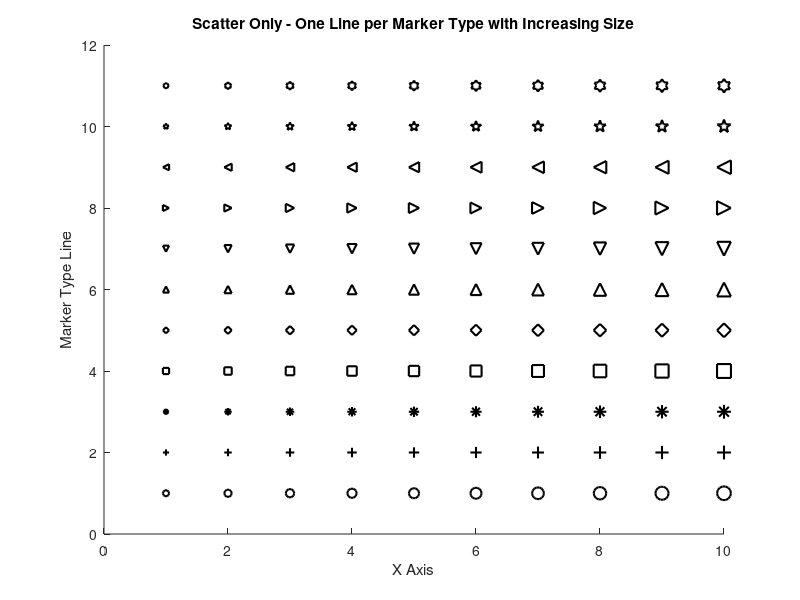

MATLAB code for this plot:
%=============================================================================
% Copyright (c) 2016-present Allan CORNET (Nelson)
%=============================================================================
% This file is part of Nelson.
%=============================================================================
% LICENCE_BLOCK_BEGIN
% SPDX-License-Identifier: LGPL-3.0-or-later
% LICENCE_BLOCK_END
%=============================================================================
% <--ADV-CLI MODE-->
%=============================================================================
f = figure();
% Create figure
hold on;
% Settings
nPoints = 10; % Number of points per marker type
markers = {'o', '+', '*', 's', 'd', '^', 'v', '>', '<', 'p', 'h'};
sizesMin = 20; % Minimum size
sizesMax = 100; % Maximum size
% X positions
x = linspace(1, 10, nPoints);
% Fixed color
fixedColor = [0 0 0]; % black
% Plot each marker type
for m = 1:numel(markers)
    y = m * ones(size(x)); % Constant Y for each marker type
    sizes = linspace(sizesMin, sizesMax, nPoints); % Increasing sizes
    % Scatter points
    scatter(x, y, sizes, ...
        'Marker', markers{m}, ...
        'MarkerEdgeColor', fixedColor, ...
        'MarkerFaceColor', 'none', ...
        'LineWidth', 1.5);
end
title('Scatter Only - One Line per Marker Type with Increasing Size');
xlabel('X Axis');
ylabel('Marker Type Line');
ylim([0 numel(markers)+1]);
hold off;
